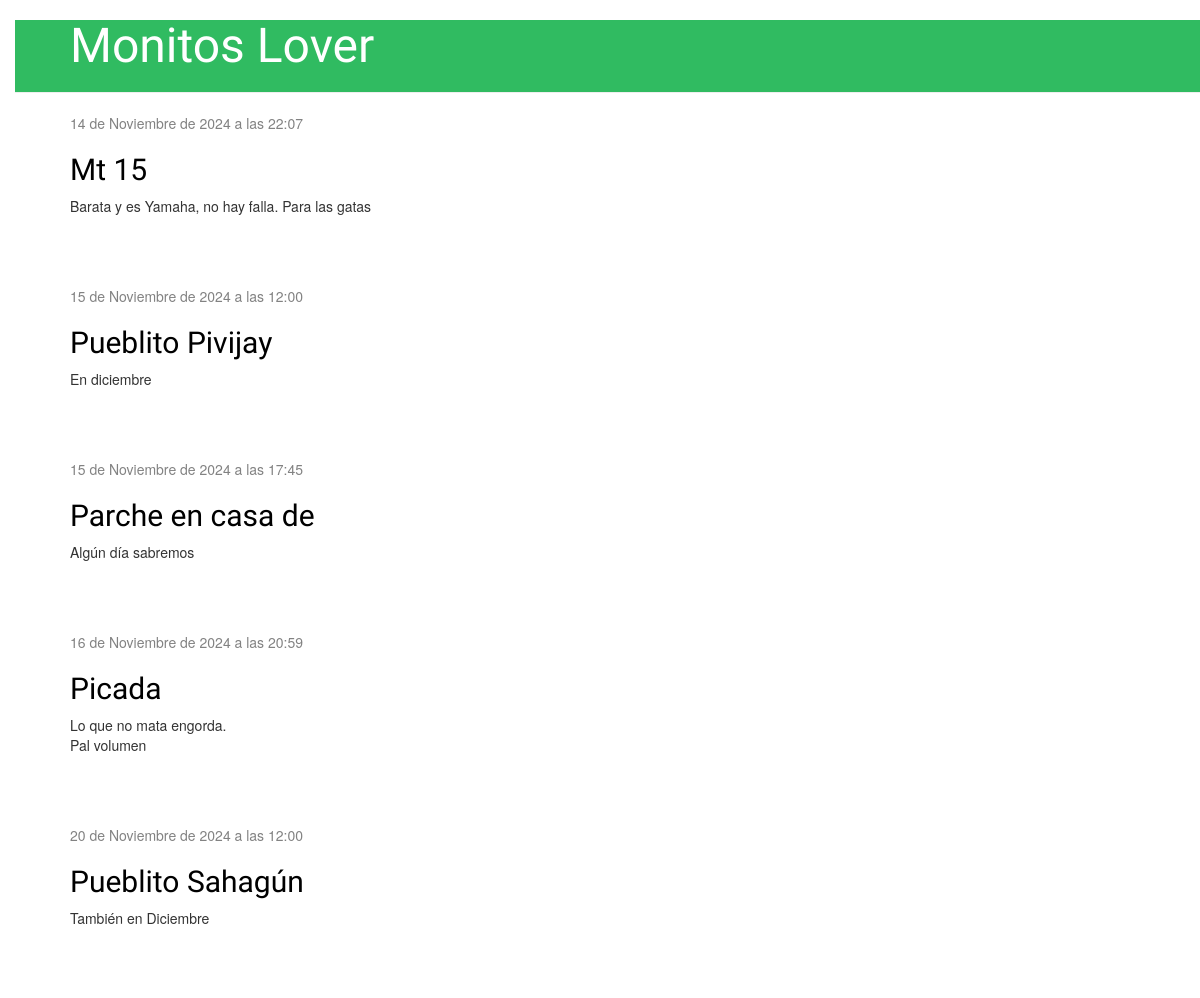
Before: / with the older database file.
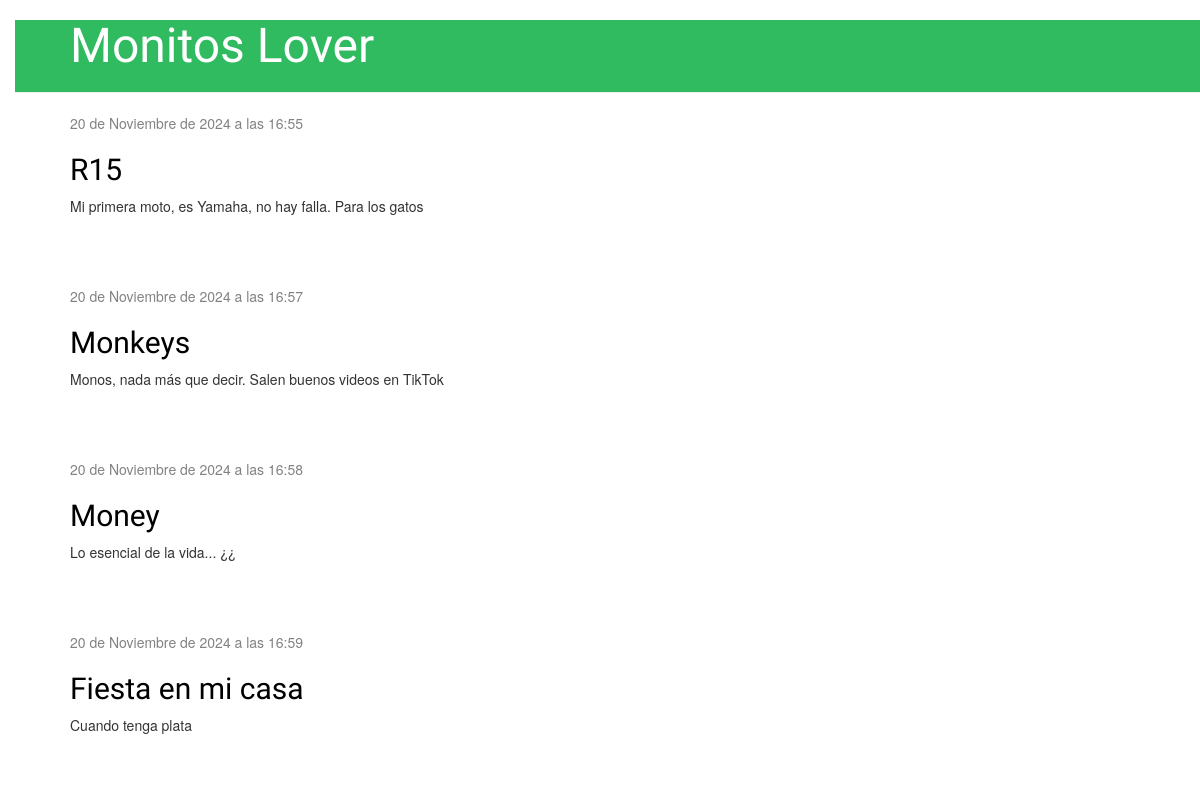
After: the same page with the newer database file.
### blog/models.py (models this page shows, shortened)
class Post(models.Model):
    author = models.ForeignKey(settings.AUTH_USER_MODEL, on_delete=models.CASCADE)
    title = models.CharField(max_length=200)
    text = models.TextField()
    created_date = models.DateTimeField(
        default=timezone.now)
    published_date = models.DateTimeField(
        blank=True, null=True)

### blog/views.py (the view)
# urls.py: path('', views.post_list, name='post_list'),
def post_list(request):
    posts = Post.objects.filter(published_date__lte=timezone.now()).order_by('published_date')
    return render(request, 'blog/post_list.html', {'posts': posts})

### blog/templates/blog/post_list.html
{% extends 'blog/base.html' %}
{% block content %}
    {% for post in posts %}
        <div class="post">
            <div class="date">
                {{ post.published_date }}
            </div>
            <h2><a href="{% url 'post_detail' pk=post.pk %}">{{ post.title }}</a></h2>
            <p>{{ post.text|linebreaksbr }}</p>
        </div>
    {% endfor %}
{% endblock %}

### blog/templates/blog/base.html (shortened to what this page needs)
{% load static %}
<!DOCTYPE html>
<html lang="en">
<head>
    <link rel="stylesheet" href="//maxcdn.bootstrapcdn.com/bootstrap/3.2.0/css/bootstrap.min.css">
    <link rel="stylesheet" href="//maxcdn.bootstrapcdn.com/bootstrap/3.2.0/css/bootstrap-theme.min.css">
    <link rel="stylesheet" href="{% static 'css/blog.css' %}">
</head>
<body>
    <div class="page-header">
            <h1><a href="/">Monitos Lover</a></h1>
    </div>
    <div class="content container">
        <div class="row">
            <div class="col-md-8">
            {% block content %}
            {% endblock %}
            </div>
        </div>
    </div>
</body>
</html>

### blog/static/css/blog.css (style rules this page uses)
h1 a, h2 a { color: #30bb61; font-family: 'Lobster'; }
body { padding-left: 15px; }
.page-header { background-color: #30bb61; padding-left: 55px; margin-top: 0; padding: 20px 20x 20px 40px; }
.page-header h1, .page-header h1 a, .page-header h1 a:visited, .page-header h1 a:active { color: #ffffff; font-size: 36pt; text-decoration: none; }
.content { margin-left: 40px; }
h1, h2, h3, h4 { font-family: 'Lobster', cursive; }
.date { color: #828282; }
.post { margin-bottom: 70px; }
.post h2 a, .post h2 a:visited { color: #000000; }

Changed rows visible on the page:
removed Post: published_date "15 de Noviembre de 2024 a las 12:00", title "Pueblito Pivijay", text "En diciembre"
removed Post: published_date "16 de Noviembre de 2024 a las 20:59", title "Picada", text "Lo que no mata engorda. Pal volumen"
removed Post: published_date "20 de Noviembre de 2024 a las 12:00", title "Pueblito Sahagún", text "También en Diciembre"
changed Post: published_date "14 de Noviembre de 2024 a las 22:07" → "20 de Noviembre de 2024 a las 16:55"; title "Mt 15" → "R15"; text "Barata y es Yamaha, no hay falla. Para las gatas" → "Mi primera moto, es Yamaha, no hay falla. Para los gatos"
now on this page (row edited): Post: published_date "20 de Noviembre de 2024 a las 16:57", title "Monkeys", text "Monos, nada más que decir. Salen buenos videos en TikTok"
now on this page (row edited): Post: published_date "20 de Noviembre de 2024 a las 16:58", title "Money", text "Lo esencial de la vida... ¿¿"
changed Post: published_date "15 de Noviembre de 2024 a las 17:45" → "20 de Noviembre de 2024 a las 16:59"; title "Parche en casa de" → "Fiesta en mi casa"; text "Algún día sabremos" → "Cuando tenga plata"
